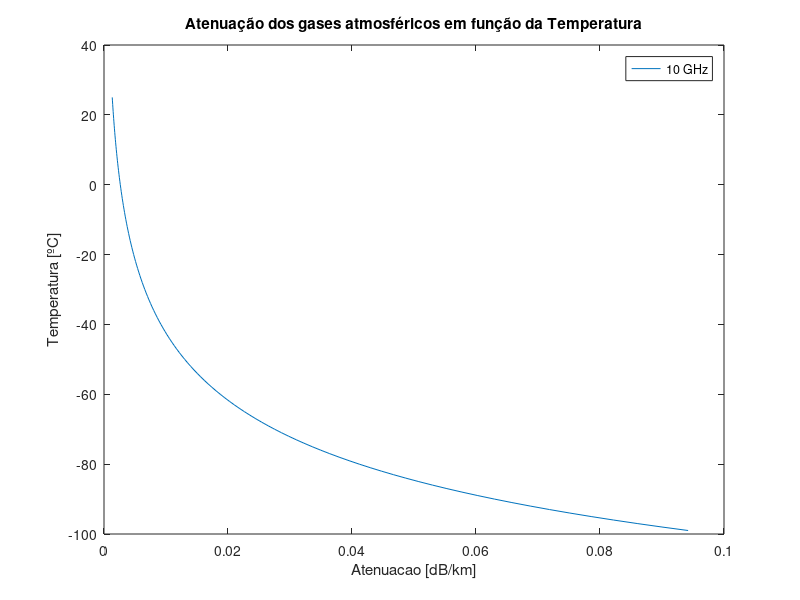

Write MATLAB code to recreate this figure.

% --- PARÂMETROS ---
P_tx = 10;              % Potência TX [W] - Slide 2
d = 45;                 % Distância [km]
f = 10;                % Frequência [GHz]
c = 3e8;                % Velocidade luz [m/s]
G_tx = 1000;            % Ganho TX 
G_rx = 1000;            % Ganho RX
T=25;                   % Temperatura [ºC]
p=10;                   % Valor médio para conteudo de vapor de agua em Fevereiro em portugal[g/m^3)




atenua_array = [;];
temp_array = [];

while T>-100

    %Para frequencias inferiores a 57Ghz
    

    e_s = 6.1121*exp((17.502*T)/(240.97+T));

    %Coeficiente de Oxigenio
    rT=288/(273+T);
    rP=p/1013;
    oxparte1= (7.27*rT)/(f^2 + 0.351*(rP^2)*(rT^2));
    oxparte2= 7.5/((f-57)^2 + 2.44*(rP^2)*(rT^5));
    oxparte3= (f^2) * (rP^2) * (rT^2) *10^-3; 
    gamma_ox= (oxparte1+oxparte2)*oxparte3;
    
    %Coeficiente de Vapor de agua
    vaporparte1= (3.27*10^-2)*rT + (1.67*10^-3)*p*((rT^7)/rP) + 7.7*(10^-4) * f^0.5;
    vaporparte2 =3.79/((f-22.235)^2 + 9.81*rP^2 * rT);
    vaporparte3= (11.73^rT)/((f-183.31)^2 +11.85*(rP^2) *rT);
    vaporparte4= (4.01*rT)/((f-325.153)^2 +10.44*(rP^2)*rT);
    vaporparte5= (f^2)*p*rP*rT*10^-4;
    gamma_vapor=(vaporparte1+vaporparte2+vaporparte3+vaporparte4)*vaporparte5;

    atenua=(gamma_ox+gamma_vapor);
    
    atenua_array(end+1)=atenua;

    temp_array(end+1) =T ;

    T=T-1;
end


figure(1)
plot(atenua_array,temp_array,'DisplayName','10 GHz');
ylabel("Temperatura [ºC]")
xlabel("Atenuacao [dB/km]")
title("Atenuação dos gases atmosféricos em função da Temperatura")
lgd = legend;
%lgd.NumColumns = 1;

